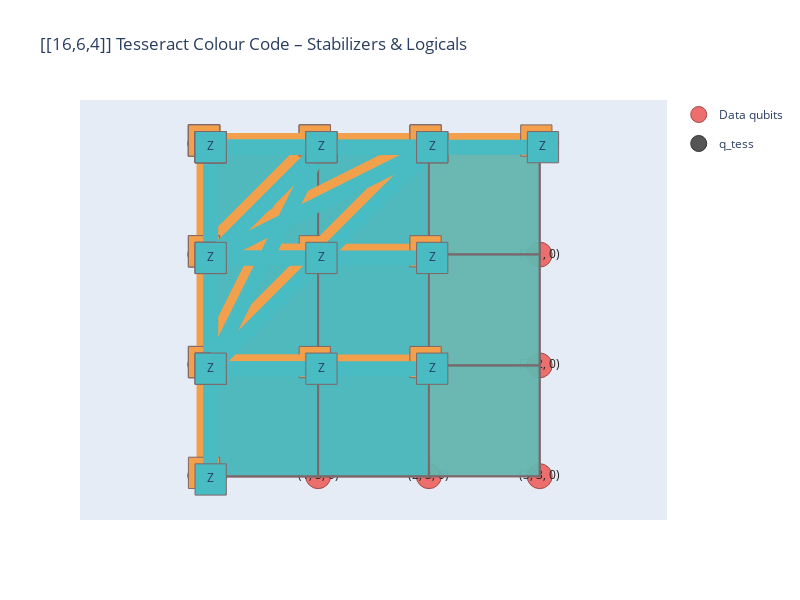

Notebook code for this chart:
### Code cell
stab_plot_code = vis.StabilizerPlot(
    tess_lattice,
    title="[[16,6,4]] Tesseract Colour Code – Stabilizers & Logicals",
)

# Same visibility mask as above
stab_plot_code.add_dqubit_traces(show_data_only)

# This draws stabilizers *and* logical operators for tesseract_block
stab_plot_code.plot_blocks([tesseract_block])

stab_plot_code.show()

### Figure 1 — Plotly figure (JSON) as saved in the notebook; plotly's stock layout.template omitted (floating-point values rounded to 4 significant figures)
{"data": [{"legendgroup": "data_qubits", "marker": {"color": "#ec6f6d", "line": {"color": "#9f4b49", "width": 1}, "size": 25}, "mode": "markers", "name": "Data qubits", "showlegend": true, "type": "scatter", "x": [null], "y": [null]}, {"hoverinfo": "text", "legendgroup": "data_qubits", "marker": {"color": "rgba(236,111,109,1)", "line": {"color": "#9f4b49", "width": 1}, "size": 25}, "mode": "markers+text", "showlegend": false, "text": "(0, 0, 0)", "textfont": {"color": "#222222"}, "textposition": "middle center", "type": "scatter", "x": [0], "y": [0]}, {"hoverinfo": "text", "legendgroup": "data_qubits", "marker": {"color": "rgba(236,111,109,1)", "line": {"color": "#9f4b49", "width": 1}, "size": 25}, "mode": "markers+text", "showlegend": false, "text": "(0, 1, 0)", "textfont": {"color": "#222222"}, "textposition": "middle center", "type": "scatter", "x": [0], "y": [1]}, {"hoverinfo": "text", "legendgroup": "data_qubits", "marker": {"color": "rgba(236,111,109,1)", "line": {"color": "#9f4b49", "width": 1}, "size": 25}, "mode": "markers+text", "showlegend": false, "text": "(0, 2, 0)", "textfont": {"color": "#222222"}, "textposition": "middle center", "type": "scatter", "x": [0], "y": [2]}, {"hoverinfo": "text", "legendgroup": "data_qubits", "marker": {"color": "rgba(236,111,109,1)", "line": {"color": "#9f4b49", "width": 1}, "size": 25}, "mode": "markers+text", "showlegend": false, "text": "(0, 3, 0)", "textfont": {"color": "#222222"}, "textposition": "middle center", "type": "scatter", "x": [0], "y": [3]}, {"hoverinfo": "text", "legendgroup": "data_qubits", "marker": {"color": "rgba(236,111,109,1)", "line": {"color": "#9f4b49", "width": 1}, "size": 25}, "mode": "markers+text", "showlegend": false, "text": "(1, 0, 0)", "textfont": {"color": "#222222"}, "textposition": "middle center", "type": "scatter", "x": [1], "y": [0]}, {"hoverinfo": "text", "legendgroup": "data_qubits", "marker": {"color": "rgba(236,111,109,1)", "line": {"color": "#9f4b49", "width": 1}, "size": 25}, "mode": "markers+text", "showlegend": false, "text": "(1, 1, 0)", "textfont": {"color": "#222222"}, "textposition": "middle center", "type": "scatter", "x": [1], "y": [1]}, {"hoverinfo": "text", "legendgroup": "data_qubits", "marker": {"color": "rgba(236,111,109,1)", "line": {"color": "#9f4b49", "width": 1}, "size": 25}, "mode": "markers+text", "showlegend": false, "text": "(1, 2, 0)", "textfont": {"color": "#222222"}, "textposition": "middle center", "type": "scatter", "x": [1], "y": [2]}, {"hoverinfo": "text", "legendgroup": "data_qubits", "marker": {"color": "rgba(236,111,109,1)", "line": {"color": "#9f4b49", "width": 1}, "size": 25}, "mode": "markers+text", "showlegend": false, "text": "(1, 3, 0)", "textfont": {"color": "#222222"}, "textposition": "middle center", "type": "scatter", "x": [1], "y": [3]}, {"hoverinfo": "text", "legendgroup": "data_qubits", "marker": {"color": "rgba(236,111,109,1)", "line": {"color": "#9f4b49", "width": 1}, "size": 25}, "mode": "markers+text", "showlegend": false, "text": "(2, 0, 0)", "textfont": {"color": "#222222"}, "textposition": "middle center", "type": "scatter", "x": [2], "y": [0]}, {"hoverinfo": "text", "legendgroup": "data_qubits", "marker": {"color": "rgba(236,111,109,1)", "line": {"color": "#9f4b49", "width": 1}, "size": 25}, "mode": "markers+text", "showlegend": false, "text": "(2, 1, 0)", "textfont": {"color": "#222222"}, "textposition": "middle center", "type": "scatter", "x": [2], "y": [1]}, {"hoverinfo": "text", "legendgroup": "data_qubits", "marker": {"color": "rgba(236,111,109,1)", "line": {"color": "#9f4b49", "width": 1}, "size": 25}, "mode": "markers+text", "showlegend": false, "text": "(2, 2, 0)", "textfont": {"color": "#222222"}, "textposition": "middle center", "type": "scatter", "x": [2], "y": [2]}, {"hoverinfo": "text", "legendgroup": "data_qubits", "marker": {"color": "rgba(236,111,109,1)", "line": {"color": "#9f4b49", "width": 1}, "size": 25}, "mode": "markers+text", "showlegend": false, "text": "(2, 3, 0)", "textfont": {"color": "#222222"}, "textposition": "middle center", "type": "scatter", "x": [2], "y": [3]}, {"hoverinfo": "text", "legendgroup": "data_qubits", "marker": {"color": "rgba(236,111,109,1)", "line": {"color": "#9f4b49", "width": 1}, "size": 25}, "mode": "markers+text", "showlegend": false, "text": "(3, 0, 0)", "textfont": {"color": "#222222"}, "textposition": "middle center", "type": "scatter", "x": [3], "y": [0]}, {"hoverinfo": "text", "legendgroup": "data_qubits", "marker": {"color": "rgba(236,111,109,1)", "line": {"color": "#9f4b49", "width": 1}, "size": 25}, "mode": "markers+text", "showlegend": false, "text": "(3, 1, 0)", "textfont": {"color": "#222222"}, "textposition": "middle center", "type": "scatter", "x": [3], "y": [1]}, {"hoverinfo": "text", "legendgroup": "data_qubits", "marker": {"color": "rgba(236,111,109,1)", "line": {"color": "#9f4b49", "width": 1}, "size": 25}, "mode": "markers+text", "showlegend": false, "text": "(3, 2, 0)", "textfont": {"color": "#222222"}, "textposition": "middle center", "type": "scatter", "x": [3], "y": [2]}, {"hoverinfo": "text", "legendgroup": "data_qubits", "marker": {"color": "rgba(236,111,109,1)", "line": {"color": "#9f4b49", "width": 1}, "size": 25}, "mode": "markers+text", "showlegend": false, "text": "(3, 3, 0)", "textfont": {"color": "#222222"}, "textposition": "middle center", "type": "scatter", "x": [3], "y": [3]}, {"legendgroup": "block_q_tess", "marker": {"color": "#555555", "line": {"color": "#333333", "width": 1}, "size": 25}, "mode": "markers", "name": "q_tess", "showlegend": true, "type": "scatter", "x": [null], "y": [null]}, {"fill": "toself", "fillcolor": "rgba(242,160,76,0.8)", "hoverinfo": "text", "legendgroup": "block_q_tess", "line": {"color": "#7f6668"}, "mode": "lines", "name": "X<sub>(0, 0, 0)</sub>X<sub>(1, 0, 0)</sub>X<sub>(2, 0, 0)</sub>X<sub>(3, 0, 0)</sub>X<sub>(0, 1, 0)</sub>X<sub>(1, 1, 0)</sub>X<sub>(2, 1, 0)</sub>X<sub>(3, 1, 0)</sub>", "showlegend": false, "text": "X<sub>(0, 0, 0)</sub>X<sub>(1, 0, 0)</sub>X<sub>(2, 0, 0)</sub>X<sub>(3, 0, 0)</sub>X<sub>(0, 1, 0)</sub>X<sub>(1, 1, 0)</sub>X<sub>(2, 1, 0)</sub>X<sub>(3, 1, 0)</sub>", "type": "scatter", "x": [0, 1, 2, 3, 3, 2, 1, 0, 0], "y": [0, 0, 0, 0, 1, 1, 1, 1, 0]}, {"fill": "toself", "fillcolor": "rgba(242,160,76,0.8)", "hoverinfo": "text", "legendgroup": "block_q_tess", "line": {"color": "#7f6668"}, "mode": "lines", "name": "X<sub>(0, 1, 0)</sub>X<sub>(1, 1, 0)</sub>X<sub>(2, 1, 0)</sub>X<sub>(3, 1, 0)</sub>X<sub>(0, 2, 0)</sub>X<sub>(1, 2, 0)</sub>X<sub>(2, 2, 0)</sub>X<sub>(3, 2, 0)</sub>", "showlegend": false, "text": "X<sub>(0, 1, 0)</sub>X<sub>(1, 1, 0)</sub>X<sub>(2, 1, 0)</sub>X<sub>(3, 1, 0)</sub>X<sub>(0, 2, 0)</sub>X<sub>(1, 2, 0)</sub>X<sub>(2, 2, 0)</sub>X<sub>(3, 2, 0)</sub>", "type": "scatter", "x": [0, 1, 2, 3, 3, 2, 1, 0, 0], "y": [1, 1, 1, 1, 2, 2, 2, 2, 1]}, {"fill": "toself", "fillcolor": "rgba(242,160,76,0.8)", "hoverinfo": "text", "legendgroup": "block_q_tess", "line": {"color": "#7f6668"}, "mode": "lines", "name": "X<sub>(0, 2, 0)</sub>X<sub>(1, 2, 0)</sub>X<sub>(2, 2, 0)</sub>X<sub>(3, 2, 0)</sub>X<sub>(0, 3, 0)</sub>X<sub>(1, 3, 0)</sub>X<sub>(2, 3, 0)</sub>X<sub>(3, 3, 0)</sub>", "showlegend": false, "text": "X<sub>(0, 2, 0)</sub>X<sub>(1, 2, 0)</sub>X<sub>(2, 2, 0)</sub>X<sub>(3, 2, 0)</sub>X<sub>(0, 3, 0)</sub>X<sub>(1, 3, 0)</sub>X<sub>(2, 3, 0)</sub>X<sub>(3, 3, 0)</sub>", "type": "scatter", "x": [0, 1, 2, 3, 3, 2, 1, 0, 0], "y": [2, 2, 2, 2, 3, 3, 3, 3, 2]}, {"fill": "toself", "fillcolor": "rgba(242,160,76,0.8)", "hoverinfo": "text", "legendgroup": "block_q_tess", "line": {"color": "#7f6668"}, "mode": "lines", "name": "X<sub>(0, 0, 0)</sub>X<sub>(1, 0, 0)</sub>X<sub>(0, 1, 0)</sub>X<sub>(1, 1, 0)</sub>X<sub>(0, 2, 0)</sub>X<sub>(1, 2, 0)</sub>X<sub>(0, 3, 0)</sub>X<sub>(1, 3, 0)</sub>", "showlegend": false, "text": "X<sub>(0, 0, 0)</sub>X<sub>(1, 0, 0)</sub>X<sub>(0, 1, 0)</sub>X<sub>(1, 1, 0)</sub>X<sub>(0, 2, 0)</sub>X<sub>(1, 2, 0)</sub>X<sub>(0, 3, 0)</sub>X<sub>(1, 3, 0)</sub>", "type": "scatter", "x": [0, 0, 1, 1, 1, 1, 0, 0, 0], "y": [1, 0, 0, 1, 2, 3, 3, 2, 1]}, {"fill": "toself", "fillcolor": "rgba(242,160,76,0.8)", "hoverinfo": "text", "legendgroup": "block_q_tess", "line": {"color": "#7f6668"}, "mode": "lines", "name": "X<sub>(1, 0, 0)</sub>X<sub>(2, 0, 0)</sub>X<sub>(1, 1, 0)</sub>X<sub>(2, 1, 0)</sub>X<sub>(1, 2, 0)</sub>X<sub>(2, 2, 0)</sub>X<sub>(1, 3, 0)</sub>X<sub>(2, 3, 0)</sub>", "showlegend": false, "text": "X<sub>(1, 0, 0)</sub>X<sub>(2, 0, 0)</sub>X<sub>(1, 1, 0)</sub>X<sub>(2, 1, 0)</sub>X<sub>(1, 2, 0)</sub>X<sub>(2, 2, 0)</sub>X<sub>(1, 3, 0)</sub>X<sub>(2, 3, 0)</sub>", "type": "scatter", "x": [1, 1, 2, 2, 2, 2, 1, 1, 1], "y": [1, 0, 0, 1, 2, 3, 3, 2, 1]}, {"fill": "toself", "fillcolor": "rgba(73,187,194,0.8)", "hoverinfo": "text", "legendgroup": "block_q_tess", "line": {"color": "#7f6668"}, "mode": "lines", "name": "Z<sub>(0, 0, 0)</sub>Z<sub>(1, 0, 0)</sub>Z<sub>(2, 0, 0)</sub>Z<sub>(3, 0, 0)</sub>Z<sub>(0, 1, 0)</sub>Z<sub>(1, 1, 0)</sub>Z<sub>(2, 1, 0)</sub>Z<sub>(3, 1, 0)</sub>", "showlegend": false, "text": "Z<sub>(0, 0, 0)</sub>Z<sub>(1, 0, 0)</sub>Z<sub>(2, 0, 0)</sub>Z<sub>(3, 0, 0)</sub>Z<sub>(0, 1, 0)</sub>Z<sub>(1, 1, 0)</sub>Z<sub>(2, 1, 0)</sub>Z<sub>(3, 1, 0)</sub>", "type": "scatter", "x": [0, 1, 2, 3, 3, 2, 1, 0, 0], "y": [0, 0, 0, 0, 1, 1, 1, 1, 0]}, {"fill": "toself", "fillcolor": "rgba(73,187,194,0.8)", "hoverinfo": "text", "legendgroup": "block_q_tess", "line": {"color": "#7f6668"}, "mode": "lines", "name": "Z<sub>(0, 1, 0)</sub>Z<sub>(1, 1, 0)</sub>Z<sub>(2, 1, 0)</sub>Z<sub>(3, 1, 0)</sub>Z<sub>(0, 2, 0)</sub>Z<sub>(1, 2, 0)</sub>Z<sub>(2, 2, 0)</sub>Z<sub>(3, 2, 0)</sub>", "showlegend": false, "text": "Z<sub>(0, 1, 0)</sub>Z<sub>(1, 1, 0)</sub>Z<sub>(2, 1, 0)</sub>Z<sub>(3, 1, 0)</sub>Z<sub>(0, 2, 0)</sub>Z<sub>(1, 2, 0)</sub>Z<sub>(2, 2, 0)</sub>Z<sub>(3, 2, 0)</sub>", "type": "scatter", "x": [0, 1, 2, 3, 3, 2, 1, 0, 0], "y": [1, 1, 1, 1, 2, 2, 2, 2, 1]}, {"fill": "toself", "fillcolor": "rgba(73,187,194,0.8)", "hoverinfo": "text", "legendgroup": "block_q_tess", "line": {"color": "#7f6668"}, "mode": "lines", "name": "Z<sub>(0, 2, 0)</sub>Z<sub>(1, 2, 0)</sub>Z<sub>(2, 2, 0)</sub>Z<sub>(3, 2, 0)</sub>Z<sub>(0, 3, 0)</sub>Z<sub>(1, 3, 0)</sub>Z<sub>(2, 3, 0)</sub>Z<sub>(3, 3, 0)</sub>", "showlegend": false, "text": "Z<sub>(0, 2, 0)</sub>Z<sub>(1, 2, 0)</sub>Z<sub>(2, 2, 0)</sub>Z<sub>(3, 2, 0)</sub>Z<sub>(0, 3, 0)</sub>Z<sub>(1, 3, 0)</sub>Z<sub>(2, 3, 0)</sub>Z<sub>(3, 3, 0)</sub>", "type": "scatter", "x": [0, 1, 2, 3, 3, 2, 1, 0, 0], "y": [2, 2, 2, 2, 3, 3, 3, 3, 2]}, {"fill": "toself", "fillcolor": "rgba(73,187,194,0.8)", "hoverinfo": "text", "legendgroup": "block_q_tess", "line": {"color": "#7f6668"}, "mode": "lines", "name": "Z<sub>(0, 0, 0)</sub>Z<sub>(1, 0, 0)</sub>Z<sub>(0, 1, 0)</sub>Z<sub>(1, 1, 0)</sub>Z<sub>(0, 2, 0)</sub>Z<sub>(1, 2, 0)</sub>Z<sub>(0, 3, 0)</sub>Z<sub>(1, 3, 0)</sub>", "showlegend": false, "text": "Z<sub>(0, 0, 0)</sub>Z<sub>(1, 0, 0)</sub>Z<sub>(0, 1, 0)</sub>Z<sub>(1, 1, 0)</sub>Z<sub>(0, 2, 0)</sub>Z<sub>(1, 2, 0)</sub>Z<sub>(0, 3, 0)</sub>Z<sub>(1, 3, 0)</sub>", "type": "scatter", "x": [0, 0, 1, 1, 1, 1, 0, 0, 0], "y": [1, 0, 0, 1, 2, 3, 3, 2, 1]}, {"fill": "toself", "fillcolor": "rgba(73,187,194,0.8)", "hoverinfo": "text", "legendgroup": "block_q_tess", "line": {"color": "#7f6668"}, "mode": "lines", "name": "Z<sub>(1, 0, 0)</sub>Z<sub>(2, 0, 0)</sub>Z<sub>(1, 1, 0)</sub>Z<sub>(2, 1, 0)</sub>Z<sub>(1, 2, 0)</sub>Z<sub>(2, 2, 0)</sub>Z<sub>(1, 3, 0)</sub>Z<sub>(2, 3, 0)</sub>", "showlegend": false, "text": "Z<sub>(1, 0, 0)</sub>Z<sub>(2, 0, 0)</sub>Z<sub>(1, 1, 0)</sub>Z<sub>(2, 1, 0)</sub>Z<sub>(1, 2, 0)</sub>Z<sub>(2, 2, 0)</sub>Z<sub>(1, 3, 0)</sub>Z<sub>(2, 3, 0)</sub>", "type": "scatter", "x": [1, 1, 2, 2, 2, 2, 1, 1, 1], "y": [1, 0, 0, 1, 2, 3, 3, 2, 1]}, {"hoverinfo": "text", "legendgroup": "block_q_tess", "line": {"color": "#f2a04c", "width": 15}, "mode": "lines", "showlegend": false, "type": "scatter", "x": [-0.03, 0.97, 1.97, 2.97], "y": [-0.03, -0.03, -0.03, -0.03]}, {"hoverinfo": "text", "hovertemplate": "X(0, 0, 0)", "legendgroup": "block_q_tess", "marker": {"color": "#f2a04c", "line": {"color": "#7f6668", "width": 1}, "size": 31.25, "symbol": "square"}, "mode": "markers+text", "name": "X<sub>(0, 0, 0)</sub>X<sub>(1, 0, 0)</sub>X<sub>(2, 0, 0)</sub>X<sub>(3, 0, 0)</sub>", "showlegend": false, "text": "X", "textposition": "middle center", "type": "scatter", "x": [-0.03], "y": [-0.03]}, {"hoverinfo": "text", "hovertemplate": "X(1, 0, 0)", "legendgroup": "block_q_tess", "marker": {"color": "#f2a04c", "line": {"color": "#7f6668", "width": 1}, "size": 31.25, "symbol": "square"}, "mode": "markers+text", "name": "X<sub>(0, 0, 0)</sub>X<sub>(1, 0, 0)</sub>X<sub>(2, 0, 0)</sub>X<sub>(3, 0, 0)</sub>", "showlegend": false, "text": "X", "textposition": "middle center", "type": "scatter", "x": [0.97], "y": [-0.03]}, {"hoverinfo": "text", "hovertemplate": "X(2, 0, 0)", "legendgroup": "block_q_tess", "marker": {"color": "#f2a04c", "line": {"color": "#7f6668", "width": 1}, "size": 31.25, "symbol": "square"}, "mode": "markers+text", "name": "X<sub>(0, 0, 0)</sub>X<sub>(1, 0, 0)</sub>X<sub>(2, 0, 0)</sub>X<sub>(3, 0, 0)</sub>", "showlegend": false, "text": "X", "textposition": "middle center", "type": "scatter", "x": [1.97], "y": [-0.03]}, {"hoverinfo": "text", "hovertemplate": "X(3, 0, 0)", "legendgroup": "block_q_tess", "marker": {"color": "#f2a04c", "line": {"color": "#7f6668", "width": 1}, "size": 31.25, "symbol": "square"}, "mode": "markers+text", "name": "X<sub>(0, 0, 0)</sub>X<sub>(1, 0, 0)</sub>X<sub>(2, 0, 0)</sub>X<sub>(3, 0, 0)</sub>", "showlegend": false, "text": "X", "textposition": "middle center", "type": "scatter", "x": [2.97], "y": [-0.03]}, {"hoverinfo": "text", "legendgroup": "block_q_tess", "line": {"color": "#f2a04c", "width": 15}, "mode": "lines", "showlegend": false, "type": "scatter", "x": [-0.03, 0.97, -0.03, 0.97], "y": [-0.03, -0.03, 0.97, 0.97]}, {"hoverinfo": "text", "hovertemplate": "X(0, 0, 0)", "legendgroup": "block_q_tess", "marker": {"color": "#f2a04c", "line": {"color": "#7f6668", "width": 1}, "size": 31.25, "symbol": "square"}, "mode": "markers+text", "name": "X<sub>(0, 0, 0)</sub>X<sub>(1, 0, 0)</sub>X<sub>(0, 1, 0)</sub>X<sub>(1, 1, 0)</sub>", "showlegend": false, "text": "X", "textposition": "middle center", "type": "scatter", "x": [-0.03], "y": [-0.03]}, {"hoverinfo": "text", "hovertemplate": "X(1, 0, 0)", "legendgroup": "block_q_tess", "marker": {"color": "#f2a04c", "line": {"color": "#7f6668", "width": 1}, "size": 31.25, "symbol": "square"}, "mode": "markers+text", "name": "X<sub>(0, 0, 0)</sub>X<sub>(1, 0, 0)</sub>X<sub>(0, 1, 0)</sub>X<sub>(1, 1, 0)</sub>", "showlegend": false, "text": "X", "textposition": "middle center", "type": "scatter", "x": [0.97], "y": [-0.03]}, {"hoverinfo": "text", "hovertemplate": "X(0, 1, 0)", "legendgroup": "block_q_tess", "marker": {"color": "#f2a04c", "line": {"color": "#7f6668", "width": 1}, "size": 31.25, "symbol": "square"}, "mode": "markers+text", "name": "X<sub>(0, 0, 0)</sub>X<sub>(1, 0, 0)</sub>X<sub>(0, 1, 0)</sub>X<sub>(1, 1, 0)</sub>", "showlegend": false, "text": "X", "textposition": "middle center", "type": "scatter", "x": [-0.03], "y": [0.97]}, {"hoverinfo": "text", "hovertemplate": "X(1, 1, 0)", "legendgroup": "block_q_tess", "marker": {"color": "#f2a04c", "line": {"color": "#7f6668", "width": 1}, "size": 31.25, "symbol": "square"}, "mode": "markers+text", "name": "X<sub>(0, 0, 0)</sub>X<sub>(1, 0, 0)</sub>X<sub>(0, 1, 0)</sub>X<sub>(1, 1, 0)</sub>", "showlegend": false, "text": "X", "textposition": "middle center", "type": "scatter", "x": [0.97], "y": [0.97]}, {"hoverinfo": "text", "legendgroup": "block_q_tess", "line": {"color": "#f2a04c", "width": 15}, "mode": "lines", "showlegend": false, "type": "scatter", "x": [-0.03, 1.97, -0.03, 1.97], "y": [-0.03, -0.03, 0.97, 0.97]}, {"hoverinfo": "text", "hovertemplate": "X(0, 0, 0)", "legendgroup": "block_q_tess", "marker": {"color": "#f2a04c", "line": {"color": "#7f6668", "width": 1}, "size": 31.25, "symbol": "square"}, "mode": "markers+text", "name": "X<sub>(0, 0, 0)</sub>X<sub>(2, 0, 0)</sub>X<sub>(0, 1, 0)</sub>X<sub>(2, 1, 0)</sub>", "showlegend": false, "text": "X", "textposition": "middle center", "type": "scatter", "x": [-0.03], "y": [-0.03]}, {"hoverinfo": "text", "hovertemplate": "X(2, 0, 0)", "legendgroup": "block_q_tess", "marker": {"color": "#f2a04c", "line": {"color": "#7f6668", "width": 1}, "size": 31.25, "symbol": "square"}, "mode": "markers+text", "name": "X<sub>(0, 0, 0)</sub>X<sub>(2, 0, 0)</sub>X<sub>(0, 1, 0)</sub>X<sub>(2, 1, 0)</sub>", "showlegend": false, "text": "X", "textposition": "middle center", "type": "scatter", "x": [1.97], "y": [-0.03]}, {"hoverinfo": "text", "hovertemplate": "X(0, 1, 0)", "legendgroup": "block_q_tess", "marker": {"color": "#f2a04c", "line": {"color": "#7f6668", "width": 1}, "size": 31.25, "symbol": "square"}, "mode": "markers+text", "name": "X<sub>(0, 0, 0)</sub>X<sub>(2, 0, 0)</sub>X<sub>(0, 1, 0)</sub>X<sub>(2, 1, 0)</sub>", "showlegend": false, "text": "X", "textposition": "middle center", "type": "scatter", "x": [-0.03], "y": [0.97]}, {"hoverinfo": "text", "hovertemplate": "X(2, 1, 0)", "legendgroup": "block_q_tess", "marker": {"color": "#f2a04c", "line": {"color": "#7f6668", "width": 1}, "size": 31.25, "symbol": "square"}, "mode": "markers+text", "name": "X<sub>(0, 0, 0)</sub>X<sub>(2, 0, 0)</sub>X<sub>(0, 1, 0)</sub>X<sub>(2, 1, 0)</sub>", "showlegend": false, "text": "X", "textposition": "middle center", "type": "scatter", "x": [1.97], "y": [0.97]}, {"hoverinfo": "text", "legendgroup": "block_q_tess", "line": {"color": "#f2a04c", "width": 15}, "mode": "lines", "showlegend": false, "type": "scatter", "x": [-0.03, 0.97, -0.03, 0.97], "y": [-0.03, -0.03, 1.97, 1.97]}, {"hoverinfo": "text", "hovertemplate": "X(0, 0, 0)", "legendgroup": "block_q_tess", "marker": {"color": "#f2a04c", "line": {"color": "#7f6668", "width": 1}, "size": 31.25, "symbol": "square"}, "mode": "markers+text", "name": "X<sub>(0, 0, 0)</sub>X<sub>(1, 0, 0)</sub>X<sub>(0, 2, 0)</sub>X<sub>(1, 2, 0)</sub>", "showlegend": false, "text": "X", "textposition": "middle center", "type": "scatter", "x": [-0.03], "y": [-0.03]}, {"hoverinfo": "text", "hovertemplate": "X(1, 0, 0)", "legendgroup": "block_q_tess", "marker": {"color": "#f2a04c", "line": {"color": "#7f6668", "width": 1}, "size": 31.25, "symbol": "square"}, "mode": "markers+text", "name": "X<sub>(0, 0, 0)</sub>X<sub>(1, 0, 0)</sub>X<sub>(0, 2, 0)</sub>X<sub>(1, 2, 0)</sub>", "showlegend": false, "text": "X", "textposition": "middle center", "type": "scatter", "x": [0.97], "y": [-0.03]}, {"hoverinfo": "text", "hovertemplate": "X(0, 2, 0)", "legendgroup": "block_q_tess", "marker": {"color": "#f2a04c", "line": {"color": "#7f6668", "width": 1}, "size": 31.25, "symbol": "square"}, "mode": "markers+text", "name": "X<sub>(0, 0, 0)</sub>X<sub>(1, 0, 0)</sub>X<sub>(0, 2, 0)</sub>X<sub>(1, 2, 0)</sub>", "showlegend": false, "text": "X", "textposition": "middle center", "type": "scatter", "x": [-0.03], "y": [1.97]}, {"hoverinfo": "text", "hovertemplate": "X(1, 2, 0)", "legendgroup": "block_q_tess", "marker": {"color": "#f2a04c", "line": {"color": "#7f6668", "width": 1}, "size": 31.25, "symbol": "square"}, "mode": "markers+text", "name": "X<sub>(0, 0, 0)</sub>X<sub>(1, 0, 0)</sub>X<sub>(0, 2, 0)</sub>X<sub>(1, 2, 0)</sub>", "showlegend": false, "text": "X", "textposition": "middle center", "type": "scatter", "x": [0.97], "y": [1.97]}, {"hoverinfo": "text", "legendgroup": "block_q_tess", "line": {"color": "#f2a04c", "width": 15}, "mode": "lines", "showlegend": false, "type": "scatter", "x": [-0.03, 1.97, -0.03, 1.97], "y": [-0.03, -0.03, 1.97, 1.97]}, {"hoverinfo": "text", "hovertemplate": "X(0, 0, 0)", "legendgroup": "block_q_tess", "marker": {"color": "#f2a04c", "line": {"color": "#7f6668", "width": 1}, "size": 31.25, "symbol": "square"}, "mode": "markers+text", "name": "X<sub>(0, 0, 0)</sub>X<sub>(2, 0, 0)</sub>X<sub>(0, 2, 0)</sub>X<sub>(2, 2, 0)</sub>", "showlegend": false, "text": "X", "textposition": "middle center", "type": "scatter", "x": [-0.03], "y": [-0.03]}, {"hoverinfo": "text", "hovertemplate": "X(2, 0, 0)", "legendgroup": "block_q_tess", "marker": {"color": "#f2a04c", "line": {"color": "#7f6668", "width": 1}, "size": 31.25, "symbol": "square"}, "mode": "markers+text", "name": "X<sub>(0, 0, 0)</sub>X<sub>(2, 0, 0)</sub>X<sub>(0, 2, 0)</sub>X<sub>(2, 2, 0)</sub>", "showlegend": false, "text": "X", "textposition": "middle center", "type": "scatter", "x": [1.97], "y": [-0.03]}, {"hoverinfo": "text", "hovertemplate": "X(0, 2, 0)", "legendgroup": "block_q_tess", "marker": {"color": "#f2a04c", "line": {"color": "#7f6668", "width": 1}, "size": 31.25, "symbol": "square"}, "mode": "markers+text", "name": "X<sub>(0, 0, 0)</sub>X<sub>(2, 0, 0)</sub>X<sub>(0, 2, 0)</sub>X<sub>(2, 2, 0)</sub>", "showlegend": false, "text": "X", "textposition": "middle center", "type": "scatter", "x": [-0.03], "y": [1.97]}, {"hoverinfo": "text", "hovertemplate": "X(2, 2, 0)", "legendgroup": "block_q_tess", "marker": {"color": "#f2a04c", "line": {"color": "#7f6668", "width": 1}, "size": 31.25, "symbol": "square"}, "mode": "markers+text", "name": "X<sub>(0, 0, 0)</sub>X<sub>(2, 0, 0)</sub>X<sub>(0, 2, 0)</sub>X<sub>(2, 2, 0)</sub>", "showlegend": false, "text": "X", "textposition": "middle center", "type": "scatter", "x": [1.97], "y": [1.97]}, {"hoverinfo": "text", "legendgroup": "block_q_tess", "line": {"color": "#f2a04c", "width": 15}, "mode": "lines", "showlegend": false, "type": "scatter", "x": [-0.03, -0.03, -0.03, -0.03], "y": [-0.03, 0.97, 1.97, 2.97]}, {"hoverinfo": "text", "hovertemplate": "X(0, 0, 0)", "legendgroup": "block_q_tess", "marker": {"color": "#f2a04c", "line": {"color": "#7f6668", "width": 1}, "size": 31.25, "symbol": "square"}, "mode": "markers+text", "name": "X<sub>(0, 0, 0)</sub>X<sub>(0, 1, 0)</sub>X<sub>(0, 2, 0)</sub>X<sub>(0, 3, 0)</sub>", "showlegend": false, "text": "X", "textposition": "middle center", "type": "scatter", "x": [-0.03], "y": [-0.03]}, {"hoverinfo": "text", "hovertemplate": "X(0, 1, 0)", "legendgroup": "block_q_tess", "marker": {"color": "#f2a04c", "line": {"color": "#7f6668", "width": 1}, "size": 31.25, "symbol": "square"}, "mode": "markers+text", "name": "X<sub>(0, 0, 0)</sub>X<sub>(0, 1, 0)</sub>X<sub>(0, 2, 0)</sub>X<sub>(0, 3, 0)</sub>", "showlegend": false, "text": "X", "textposition": "middle center", "type": "scatter", "x": [-0.03], "y": [0.97]}, {"hoverinfo": "text", "hovertemplate": "X(0, 2, 0)", "legendgroup": "block_q_tess", "marker": {"color": "#f2a04c", "line": {"color": "#7f6668", "width": 1}, "size": 31.25, "symbol": "square"}, "mode": "markers+text", "name": "X<sub>(0, 0, 0)</sub>X<sub>(0, 1, 0)</sub>X<sub>(0, 2, 0)</sub>X<sub>(0, 3, 0)</sub>", "showlegend": false, "text": "X", "textposition": "middle center", "type": "scatter", "x": [-0.03], "y": [1.97]}, {"hoverinfo": "text", "hovertemplate": "X(0, 3, 0)", "legendgroup": "block_q_tess", "marker": {"color": "#f2a04c", "line": {"color": "#7f6668", "width": 1}, "size": 31.25, "symbol": "square"}, "mode": "markers+text", "name": "X<sub>(0, 0, 0)</sub>X<sub>(0, 1, 0)</sub>X<sub>(0, 2, 0)</sub>X<sub>(0, 3, 0)</sub>", "showlegend": false, "text": "X", "textposition": "middle center", "type": "scatter", "x": [-0.03], "y": [2.97]}, {"hoverinfo": "text", "legendgroup": "block_q_tess", "line": {"color": "#49bbc2", "width": 15}, "mode": "lines", "showlegend": false, "type": "scatter", "x": [0.03, 0.03, 0.03, 0.03], "y": [0.03, 1.03, 2.03, 3.03]}, {"hoverinfo": "text", "hovertemplate": "Z(0, 0, 0)", "legendgroup": "block_q_tess", "marker": {"color": "#49bbc2", "line": {"color": "#7f6668", "width": 1}, "size": 31.25, "symbol": "square"}, "mode": "markers+text", "name": "Z<sub>(0, 0, 0)</sub>Z<sub>(0, 1, 0)</sub>Z<sub>(0, 2, 0)</sub>Z<sub>(0, 3, 0)</sub>", "showlegend": false, "text": "Z", "textposition": "middle center", "type": "scatter", "x": [0.03], "y": [0.03]}, {"hoverinfo": "text", "hovertemplate": "Z(0, 1, 0)", "legendgroup": "block_q_tess", "marker": {"color": "#49bbc2", "line": {"color": "#7f6668", "width": 1}, "size": 31.25, "symbol": "square"}, "mode": "markers+text", "name": "Z<sub>(0, 0, 0)</sub>Z<sub>(0, 1, 0)</sub>Z<sub>(0, 2, 0)</sub>Z<sub>(0, 3, 0)</sub>", "showlegend": false, "text": "Z", "textposition": "middle center", "type": "scatter", "x": [0.03], "y": [1.03]}, {"hoverinfo": "text", "hovertemplate": "Z(0, 2, 0)", "legendgroup": "block_q_tess", "marker": {"color": "#49bbc2", "line": {"color": "#7f6668", "width": 1}, "size": 31.25, "symbol": "square"}, "mode": "markers+text", "name": "Z<sub>(0, 0, 0)</sub>Z<sub>(0, 1, 0)</sub>Z<sub>(0, 2, 0)</sub>Z<sub>(0, 3, 0)</sub>", "showlegend": false, "text": "Z", "textposition": "middle center", "type": "scatter", "x": [0.03], "y": [2.03]}, {"hoverinfo": "text", "hovertemplate": "Z(0, 3, 0)", "legendgroup": "block_q_tess", "marker": {"color": "#49bbc2", "line": {"color": "#7f6668", "width": 1}, "size": 31.25, "symbol": "square"}, "mode": "markers+text", "name": "Z<sub>(0, 0, 0)</sub>Z<sub>(0, 1, 0)</sub>Z<sub>(0, 2, 0)</sub>Z<sub>(0, 3, 0)</sub>", "showlegend": false, "text": "Z", "textposition": "middle center", "type": "scatter", "x": [0.03], "y": [3.03]}, {"hoverinfo": "text", "legendgroup": "block_q_tess", "line": {"color": "#49bbc2", "width": 15}, "mode": "lines", "showlegend": false, "type": "scatter", "x": [0.03, 2.03, 0.03, 2.03], "y": [0.03, 0.03, 2.03, 2.03]}, {"hoverinfo": "text", "hovertemplate": "Z(0, 0, 0)", "legendgroup": "block_q_tess", "marker": {"color": "#49bbc2", "line": {"color": "#7f6668", "width": 1}, "size": 31.25, "symbol": "square"}, "mode": "markers+text", "name": "Z<sub>(0, 0, 0)</sub>Z<sub>(2, 0, 0)</sub>Z<sub>(0, 2, 0)</sub>Z<sub>(2, 2, 0)</sub>", "showlegend": false, "text": "Z", "textposition": "middle center", "type": "scatter", "x": [0.03], "y": [0.03]}, {"hoverinfo": "text", "hovertemplate": "Z(2, 0, 0)", "legendgroup": "block_q_tess", "marker": {"color": "#49bbc2", "line": {"color": "#7f6668", "width": 1}, "size": 31.25, "symbol": "square"}, "mode": "markers+text", "name": "Z<sub>(0, 0, 0)</sub>Z<sub>(2, 0, 0)</sub>Z<sub>(0, 2, 0)</sub>Z<sub>(2, 2, 0)</sub>", "showlegend": false, "text": "Z", "textposition": "middle center", "type": "scatter", "x": [2.03], "y": [0.03]}, {"hoverinfo": "text", "hovertemplate": "Z(0, 2, 0)", "legendgroup": "block_q_tess", "marker": {"color": "#49bbc2", "line": {"color": "#7f6668", "width": 1}, "size": 31.25, "symbol": "square"}, "mode": "markers+text", "name": "Z<sub>(0, 0, 0)</sub>Z<sub>(2, 0, 0)</sub>Z<sub>(0, 2, 0)</sub>Z<sub>(2, 2, 0)</sub>", "showlegend": false, "text": "Z", "textposition": "middle center", "type": "scatter", "x": [0.03], "y": [2.03]}, {"hoverinfo": "text", "hovertemplate": "Z(2, 2, 0)", "legendgroup": "block_q_tess", "marker": {"color": "#49bbc2", "line": {"color": "#7f6668", "width": 1}, "size": 31.25, "symbol": "square"}, "mode": "markers+text", "name": "Z<sub>(0, 0, 0)</sub>Z<sub>(2, 0, 0)</sub>Z<sub>(0, 2, 0)</sub>Z<sub>(2, 2, 0)</sub>", "showlegend": false, "text": "Z", "textposition": "middle center", "type": "scatter", "x": [2.03], "y": [2.03]}, {"hoverinfo": "text", "legendgroup": "block_q_tess", "line": {"color": "#49bbc2", "width": 15}, "mode": "lines", "showlegend": false, "type": "scatter", "x": [0.03, 1.03, 0.03, 1.03], "y": [0.03, 0.03, 2.03, 2.03]}, {"hoverinfo": "text", "hovertemplate": "Z(0, 0, 0)", "legendgroup": "block_q_tess", "marker": {"color": "#49bbc2", "line": {"color": "#7f6668", "width": 1}, "size": 31.25, "symbol": "square"}, "mode": "markers+text", "name": "Z<sub>(0, 0, 0)</sub>Z<sub>(1, 0, 0)</sub>Z<sub>(0, 2, 0)</sub>Z<sub>(1, 2, 0)</sub>", "showlegend": false, "text": "Z", "textposition": "middle center", "type": "scatter", "x": [0.03], "y": [0.03]}, {"hoverinfo": "text", "hovertemplate": "Z(1, 0, 0)", "legendgroup": "block_q_tess", "marker": {"color": "#49bbc2", "line": {"color": "#7f6668", "width": 1}, "size": 31.25, "symbol": "square"}, "mode": "markers+text", "name": "Z<sub>(0, 0, 0)</sub>Z<sub>(1, 0, 0)</sub>Z<sub>(0, 2, 0)</sub>Z<sub>(1, 2, 0)</sub>", "showlegend": false, "text": "Z", "textposition": "middle center", "type": "scatter", "x": [1.03], "y": [0.03]}, {"hoverinfo": "text", "hovertemplate": "Z(0, 2, 0)", "legendgroup": "block_q_tess", "marker": {"color": "#49bbc2", "line": {"color": "#7f6668", "width": 1}, "size": 31.25, "symbol": "square"}, "mode": "markers+text", "name": "Z<sub>(0, 0, 0)</sub>Z<sub>(1, 0, 0)</sub>Z<sub>(0, 2, 0)</sub>Z<sub>(1, 2, 0)</sub>", "showlegend": false, "text": "Z", "textposition": "middle center", "type": "scatter", "x": [0.03], "y": [2.03]}, {"hoverinfo": "text", "hovertemplate": "Z(1, 2, 0)", "legendgroup": "block_q_tess", "marker": {"color": "#49bbc2", "line": {"color": "#7f6668", "width": 1}, "size": 31.25, "symbol": "square"}, "mode": "markers+text", "name": "Z<sub>(0, 0, 0)</sub>Z<sub>(1, 0, 0)</sub>Z<sub>(0, 2, 0)</sub>Z<sub>(1, 2, 0)</sub>", "showlegend": false, "text": "Z", "textposition": "middle center", "type": "scatter", "x": [1.03], "y": [2.03]}, {"hoverinfo": "text", "legendgroup": "block_q_tess", "line": {"color": "#49bbc2", "width": 15}, "mode": "lines", "showlegend": false, "type": "scatter", "x": [0.03, 2.03, 0.03, 2.03], "y": [0.03, 0.03, 1.03, 1.03]}, {"hoverinfo": "text", "hovertemplate": "Z(0, 0, 0)", "legendgroup": "block_q_tess", "marker": {"color": "#49bbc2", "line": {"color": "#7f6668", "width": 1}, "size": 31.25, "symbol": "square"}, "mode": "markers+text", "name": "Z<sub>(0, 0, 0)</sub>Z<sub>(2, 0, 0)</sub>Z<sub>(0, 1, 0)</sub>Z<sub>(2, 1, 0)</sub>", "showlegend": false, "text": "Z", "textposition": "middle center", "type": "scatter", "x": [0.03], "y": [0.03]}, {"hoverinfo": "text", "hovertemplate": "Z(2, 0, 0)", "legendgroup": "block_q_tess", "marker": {"color": "#49bbc2", "line": {"color": "#7f6668", "width": 1}, "size": 31.25, "symbol": "square"}, "mode": "markers+text", "name": "Z<sub>(0, 0, 0)</sub>Z<sub>(2, 0, 0)</sub>Z<sub>(0, 1, 0)</sub>Z<sub>(2, 1, 0)</sub>", "showlegend": false, "text": "Z", "textposition": "middle center", "type": "scatter", "x": [2.03], "y": [0.03]}, {"hoverinfo": "text", "hovertemplate": "Z(0, 1, 0)", "legendgroup": "block_q_tess", "marker": {"color": "#49bbc2", "line": {"color": "#7f6668", "width": 1}, "size": 31.25, "symbol": "square"}, "mode": "markers+text", "name": "Z<sub>(0, 0, 0)</sub>Z<sub>(2, 0, 0)</sub>Z<sub>(0, 1, 0)</sub>Z<sub>(2, 1, 0)</sub>", "showlegend": false, "text": "Z", "textposition": "middle center", "type": "scatter", "x": [0.03], "y": [1.03]}, {"hoverinfo": "text", "hovertemplate": "Z(2, 1, 0)", "legendgroup": "block_q_tess", "marker": {"color": "#49bbc2", "line": {"color": "#7f6668", "width": 1}, "size": 31.25, "symbol": "square"}, "mode": "markers+text", "name": "Z<sub>(0, 0, 0)</sub>Z<sub>(2, 0, 0)</sub>Z<sub>(0, 1, 0)</sub>Z<sub>(2, 1, 0)</sub>", "showlegend": false, "text": "Z", "textposition": "middle center", "type": "scatter", "x": [2.03], "y": [1.03]}, {"hoverinfo": "text", "legendgroup": "block_q_tess", "line": {"color": "#49bbc2", "width": 15}, "mode": "lines", "showlegend": false, "type": "scatter", "x": [0.03, 1.03, 0.03, 1.03], "y": [0.03, 0.03, 1.03, 1.03]}, {"hoverinfo": "text", "hovertemplate": "Z(0, 0, 0)", "legendgroup": "block_q_tess", "marker": {"color": "#49bbc2", "line": {"color": "#7f6668", "width": 1}, "size": 31.25, "symbol": "square"}, "mode": "markers+text", "name": "Z<sub>(0, 0, 0)</sub>Z<sub>(1, 0, 0)</sub>Z<sub>(0, 1, 0)</sub>Z<sub>(1, 1, 0)</sub>", "showlegend": false, "text": "Z", "textposition": "middle center", "type": "scatter", "x": [0.03], "y": [0.03]}, {"hoverinfo": "text", "hovertemplate": "Z(1, 0, 0)", "legendgroup": "block_q_tess", "marker": {"color": "#49bbc2", "line": {"color": "#7f6668", "width": 1}, "size": 31.25, "symbol": "square"}, "mode": "markers+text", "name": "Z<sub>(0, 0, 0)</sub>Z<sub>(1, 0, 0)</sub>Z<sub>(0, 1, 0)</sub>Z<sub>(1, 1, 0)</sub>", "showlegend": false, "text": "Z", "textposition": "middle center", "type": "scatter", "x": [1.03], "y": [0.03]}, {"hoverinfo": "text", "hovertemplate": "Z(0, 1, 0)", "legendgroup": "block_q_tess", "marker": {"color": "#49bbc2", "line": {"color": "#7f6668", "width": 1}, "size": 31.25, "symbol": "square"}, "mode": "markers+text", "name": "Z<sub>(0, 0, 0)</sub>Z<sub>(1, 0, 0)</sub>Z<sub>(0, 1, 0)</sub>Z<sub>(1, 1, 0)</sub>", "showlegend": false, "text": "Z", "textposition": "middle center", "type": "scatter", "x": [0.03], "y": [1.03]}, {"hoverinfo": "text", "hovertemplate": "Z(1, 1, 0)", "legendgroup": "block_q_tess", "marker": {"color": "#49bbc2", "line": {"color": "#7f6668", "width": 1}, "size": 31.25, "symbol": "square"}, "mode": "markers+text", "name": "Z<sub>(0, 0, 0)</sub>Z<sub>(1, 0, 0)</sub>Z<sub>(0, 1, 0)</sub>Z<sub>(1, 1, 0)</sub>", "showlegend": false, "text": "Z", "textposition": "middle center", "type": "scatter", "x": [1.03], "y": [1.03]}, {"hoverinfo": "text", "legendgroup": "block_q_tess", "line": {"color": "#49bbc2", "width": 15}, "mode": "lines", "showlegend": false, "type": "scatter", "x": [0.03, 1.03, 2.03, 3.03], "y": [0.03, 0.03, 0.03, 0.03]}, {"hoverinfo": "text", "hovertemplate": "Z(0, 0, 0)", "legendgroup": "block_q_tess", "marker": {"color": "#49bbc2", "line": {"color": "#7f6668", "width": 1}, "size": 31.25, "symbol": "square"}, "mode": "markers+text", "name": "Z<sub>(0, 0, 0)</sub>Z<sub>(1, 0, 0)</sub>Z<sub>(2, 0, 0)</sub>Z<sub>(3, 0, 0)</sub>", "showlegend": false, "text": "Z", "textposition": "middle center", "type": "scatter", "x": [0.03], "y": [0.03]}, {"hoverinfo": "text", "hovertemplate": "Z(1, 0, 0)", "legendgroup": "block_q_tess", "marker": {"color": "#49bbc2", "line": {"color": "#7f6668", "width": 1}, "size": 31.25, "symbol": "square"}, "mode": "markers+text", "name": "Z<sub>(0, 0, 0)</sub>Z<sub>(1, 0, 0)</sub>Z<sub>(2, 0, 0)</sub>Z<sub>(3, 0, 0)</sub>", "showlegend": false, "text": "Z", "textposition": "middle center", "type": "scatter", "x": [1.03], "y": [0.03]}, {"hoverinfo": "text", "hovertemplate": "Z(2, 0, 0)", "legendgroup": "block_q_tess", "marker": {"color": "#49bbc2", "line": {"color": "#7f6668", "width": 1}, "size": 31.25, "symbol": "square"}, "mode": "markers+text", "name": "Z<sub>(0, 0, 0)</sub>Z<sub>(1, 0, 0)</sub>Z<sub>(2, 0, 0)</sub>Z<sub>(3, 0, 0)</sub>", "showlegend": false, "text": "Z", "textposition": "middle center", "type": "scatter", "x": [2.03], "y": [0.03]}, {"hoverinfo": "text", "hovertemplate": "Z(3, 0, 0)", "legendgroup": "block_q_tess", "marker": {"color": "#49bbc2", "line": {"color": "#7f6668", "width": 1}, "size": 31.25, "symbol": "square"}, "mode": "markers+text", "name": "Z<sub>(0, 0, 0)</sub>Z<sub>(1, 0, 0)</sub>Z<sub>(2, 0, 0)</sub>Z<sub>(3, 0, 0)</sub>", "showlegend": false, "text": "Z", "textposition": "middle center", "type": "scatter", "x": [3.03], "y": [0.03]}], "layout": {"height": 600, "hoverdistance": 1, "showlegend": true, "title": {"text": "[[16,6,4]] Tesseract Colour Code – Stabilizers & Logicals"}, "width": 800, "xaxis": {"anchor": "y", "domain": [0, 1], "showgrid": false, "title": {"text": "X-axis"}, "visible": false, "zeroline": false}, "yaxis": {"anchor": "x", "autorange": "reversed", "domain": [0, 1], "scaleanchor": "x", "scaleratio": 1, "showgrid": false, "title": {"text": "Y-axis"}, "visible": false}}}
